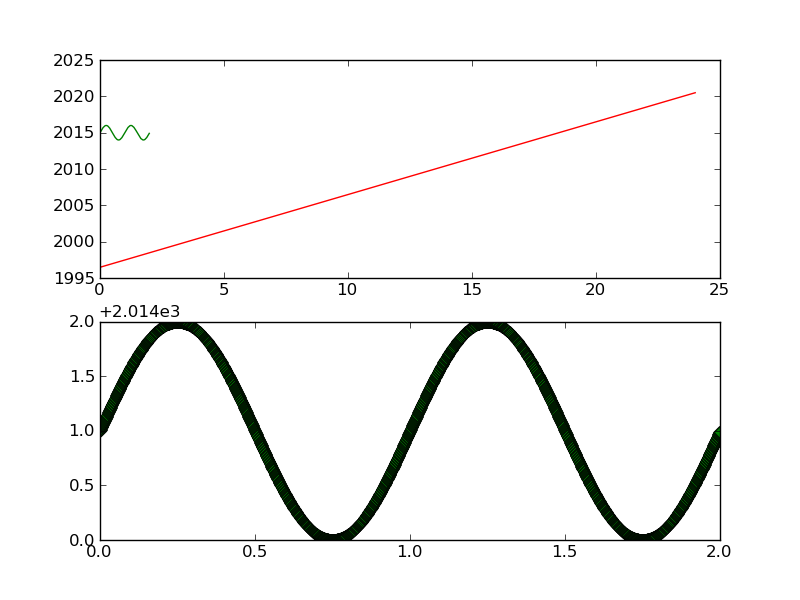

This figure's Python source:
import numpy as np
import matplotlib.pyplot as plt
#Definimos el rango de las variable y el intervalo en el que cambian
t1 = np.arange(0,25,1)
t2 = np.arange(0,2,0.001)
#Crea el grupo de graficas
plt.figure(1)
#Crea el lienzo con dos reglones, una columna y entra a la primera seccion de esta division
plt.subplot(211)
#Grafica la variable t1 contra la funcion f(t1) y grafica la variable t2 contra la funcion f(t)
plt.plot(t1, t1+1996.5, 'r', t2, np.sin(2*np.pi*t2)+ 2015, 'g')
#entra a la segunda seccion del lienzo dividido
plt.subplot(212)
#grafica la variable t2 contra la funcion cos*(2pi*x)
plt.plot(t2, np.sin(2*np.pi*t2)+ 2015, 'b', t2, np.sin(2*np.pi*t2)+ 2015, 'gD')
#Guarda la grafica
plt.savefig('double_funtion.png')
#Muestra la grafica
plt.show()
